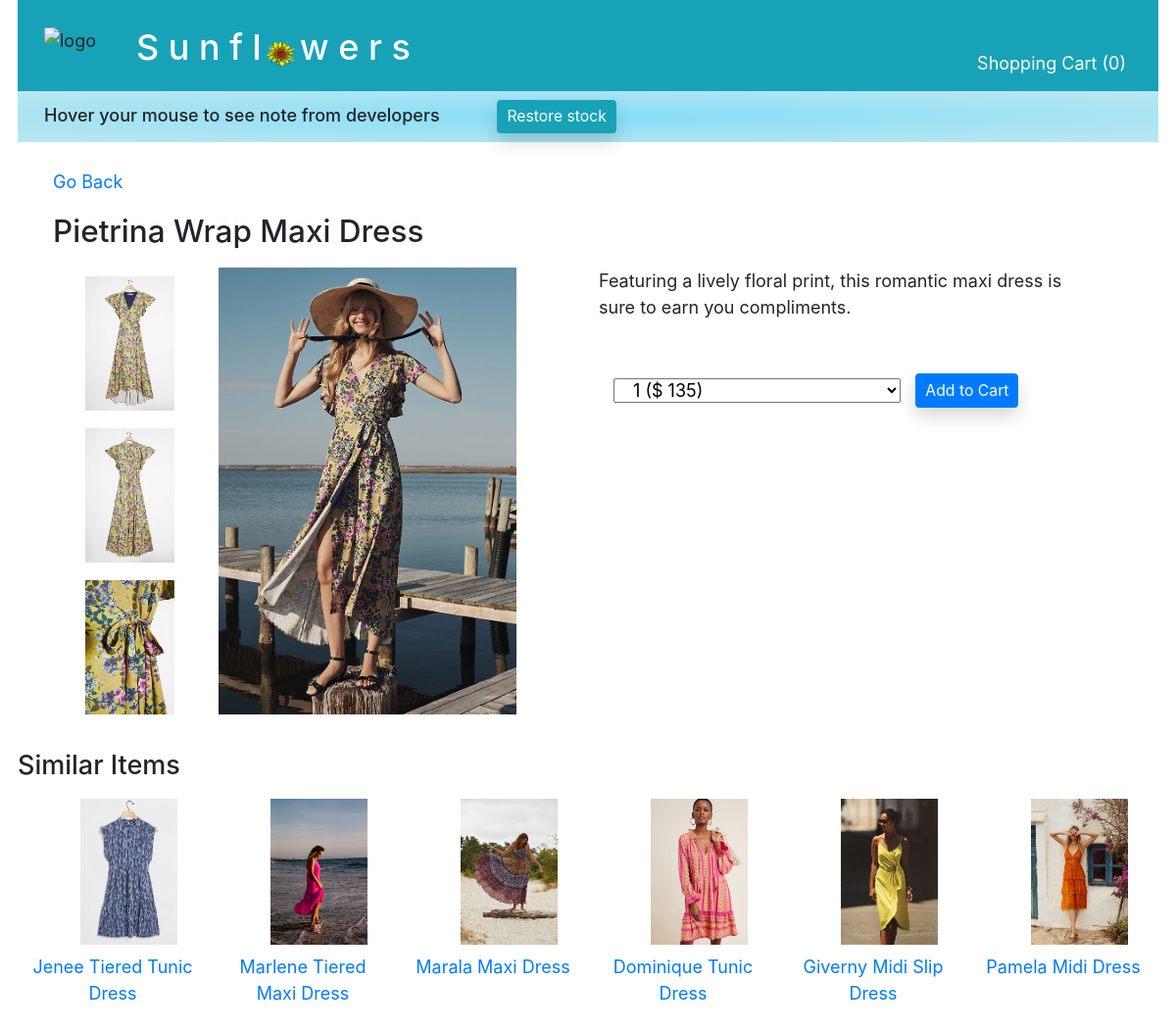
Before: /product/category/1/item/4 with the older database file.
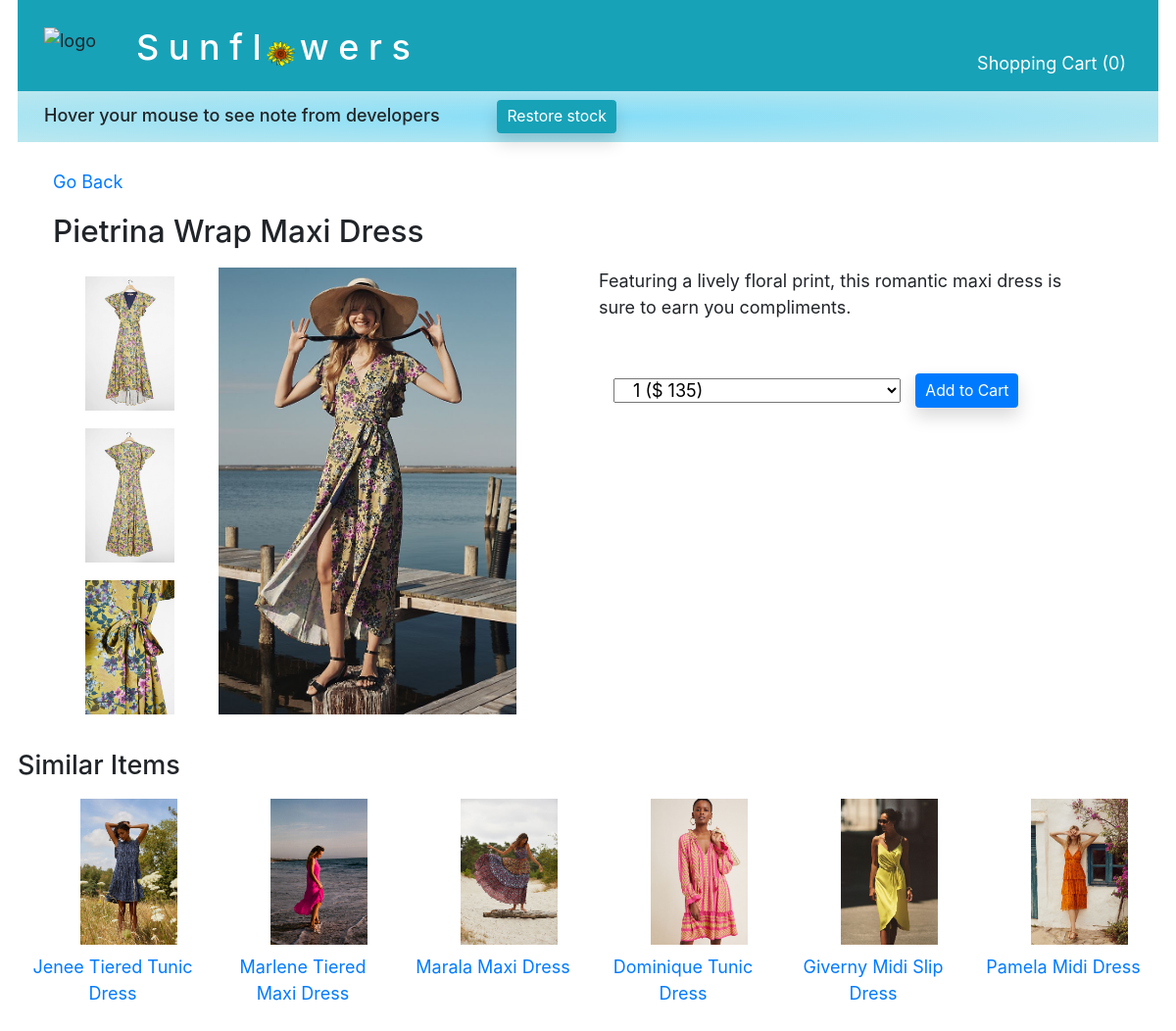
After: the same page with the newer database file.
### main/models.py (models this page shows, shortened)
class Product(models.Model):
    name = models.CharField(max_length=255, default="")
    desc= models.TextField(default="")
    quantity_purchased = models.IntegerField(default=0)
    quantity_sold = models.IntegerField(default=0)
    quantity_available = models.IntegerField(default=0)
    temp_quan_avail = models.IntegerField(default=0)
    unit_price=models.DecimalField(max_digits=5, decimal_places=0)
    category = models.ForeignKey(
        Category,
        related_name='products_included',
        on_delete=models.CASCADE
    )
    objects = ClassManager()

class Photo(models.Model):
    img = models.ImageField(upload_to='products', blank=True)
    type_of_photo = models.ForeignKey(
        PhotoType,
        related_name='photos_included',
        on_delete=models.CASCADE
    )
    for_product = models.ForeignKey(
        Product,
        related_name='photos',
        on_delete=models.CASCADE
    )

### main/views.py (the view)
# urls.py: path('product/category/<int:cat_id>/item/<int:product_id>', views.display_product),
def display_product(request, cat_id, product_id ):
    price_1 = Product.objects.get(id=product_id).unit_price
    price_2 = Product.objects.get(id=product_id).unit_price*2
    price_3 = Product.objects.get(id=product_id).unit_price*3
    if "cart_dict" not in request.session:
        request.session["cart_dict"] ={};
        quantity_in_cart = 0
    else:
        quantity_in_cart = 0
        for key in request.session["cart_dict"]:
            quantity_in_cart += request.session["cart_dict"][key]
    context = {
        "this_product": Product.objects.get(id=product_id),
        "this_category": Category.objects.get(id=cat_id),
        "similar_items": Product.objects.filter(category_id=cat_id),
        "price_1": price_1,
        "price_2": price_2,
        "price_3": price_3,
        "product_class": Product,
        "quantity_in_cart": quantity_in_cart,
    }
    print('request.session["cart_dict"]: ', request.session["cart_dict"])
    print("quantity_in_cart: ", quantity_in_cart)
    print("request.POST: ", request.POST)
    return render(request, '_3_shop_prod_info.html', context)

### main/templates/_3_shop_prod_info.html (shortened to what this page needs)
<!DOCTYPE html>
<html lang="en">
<head>
    {% include "_0_head_tags.html" %}
</head>
<body>
    <div id="container">
        {% include "_0_top_nav_bar.html" %}
        <a class="row mx-5 mb-3" href="/product/category/{{ this_category.id }}">Go Back</a>
        <div class="row mx-5 h3 mb-3">{{ this_product.name }}</div>
        <div class="row mx-3">
            <div class="col-5 mx-5">
                <div class="row">
                    <div class="col-3">
                        {% for photo in this_product.photos.all %}
                        {% if photo.type_of_photo_id == 2 %}
                        <div class="row">
                            <a href="/product/category/{{this_category.id}}/item/{{this_product.id}}/{{photo.id}}"><img class="col my-2" src="{{ photo.img.url }}"></a>
                        </div>
                        {% endif %}
                        {% endfor %}
                    </div>
                    <div class="col">
                        {% for photo in this_product.photos.all %}
                        {% if photo.type_of_photo_id == 1 %}
                        <img class="col-12 mb-2" src="{{ photo.img.url }}">
                        {% endif %}
                        {% endfor %}
                    </div>
                </div>
            </div>
            <div class="col-5">
                <div class="row mb-5">{{this_product.desc}}</div>
                <form class="row" action="/add_to_cart" method="POST">
                    <div class="col-8 offset-0">
                        <select class="col-12 mt-1" name="quantity" id="">
                            {% if this_product.temp_quan_avail >= 1 %}
                            <option value="1">1 ($ {{price_1}})</option>
                            {% endif %}
                        </select>
                    </div>
                    <button class=" btn btn-primary btn-sm shadow" >Add to Cart</button>
                </form>
            </div>
        </div>
        <div class="row mx-3 py-2 mt-3 h4">Similar Items</div>
        <div class="row mx-3">
            {% for product in similar_items|slice:":7" %}
            {% if product.id != this_product.id and this_product.temp_quan_avail > 0 %}
            {% for photo in product.photos.all %}
            {% if photo.type_of_photo_id == 1 %}
            <div class="col-2 text-center mb-5">
                <div class="row">
                    <a class="" href="/product/category/{{this_category.id}}/item/{{ product.id}}"><img style="height: auto !important;" class="col-8 offset-2 mb-2" src="{{ photo.img.url }}">
                </div>
                <a class="" href="/product/category/{{this_category.id}}/item/{{ product.id}}">{{ product.name }}</a>
            </div>
            {% endif %}
            {% endfor %}
            {% endif %}
            {% endfor %}
        </div>
    </div>
</body>
</html>

### main/templates/_0_head_tags.html (shortened to what this page needs)
<!DOCTYPE html>
<html lang="en">
<head>
    {% load static %}
    <link rel="stylesheet" href="https://pro.fontawesome.com/releases/v5.10.0/css/all.css"/>
    <link rel="stylesheet" href="https://stackpath.bootstrapcdn.com/bootstrap/4.5.0/css/bootstrap.min.css">
    <link rel="stylesheet" href="{% static '/main/static/projectStyle.css' %}">
</head>
</html>

### main/templates/_0_top_nav_bar.html (shortened to what this page needs)
<!DOCTYPE html>
<html lang="en">
<head>
</head>
<body>
    <div id = "navbar_top" class="navbar sticky-top row mx-3 mb-0 bg-info pt-0 pb-2">
        {% load static %}
        <img src="{% static "logos/blueSunflower.png" %}" alt="logo" style="width: 7%;"  id="logoImg" class="ml-2"/>
        <div class="col h2 text-white mt-4" id="logoText">S u n f l<span><img src="{% static "logos/sunflower2.png" %}" alt="logo" style="width: 8%;" class="mx-0" /></span>w e r s</div>
        <div class="col text-white text-right mt-4 pt-3">
            <a class="text-white " href="/shopping_cart">Shopping Cart  ({{quantity_in_cart}}) </a>
        </div>
    </div>
    <div class="developer_note px-4 py-2 mb-4 mx-3">
        <div  id="devNoteHeader">
            <h6 style="display:inline">
                Hover your mouse to see note from developers
            </h6>
            <form style="display:inline" method="POST" action="/restore_stock">
                <button id="restoreStock" type="submit" class=" ml-5 btn btn-sm btn-info shadow"
                >Restore stock</button>
            </form>
        </div>
    </div>
</body>
</html>

### main/static/projectStyle.css (style rules this page uses)
* { font-size:1.5vw; }
img { height: auto !important; }
.developer_note { background: radial-gradient(rgba(111, 215, 246, 0.842), rgba(174, 227, 236, 0.835)); }

### main/templates/_3_shop_prod_info.html (style rules this page uses)
* { font-size:1.5vw; }
.developer_note { background: radial-gradient(rgba(111, 215, 246, 0.842), rgba(174, 227, 236, 0.835)); }
img { height: auto !important; }

Changed rows visible on the page:
changed Product "Jenee Tiered Tunic Dress": loses Photo (img (picture), {{ product.name }} "Jenee Tiered Tunic Dress"); gains Photo (img (picture), {{ product.name }} "Jenee Tiered Tunic Dress")
